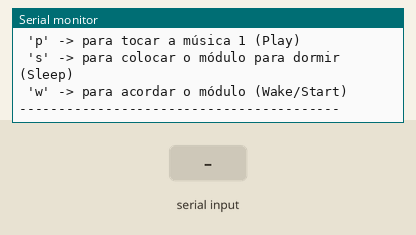
Recording of a sketch running on a simulated Arduino Uno, built with avr-gcc and run on an emulated ATmega328P. On the bench: the last lines printed to the serial monitor. Inputs (shaded band) come from the test bench. The audio player accepts every command and is not drawn.

Above: at 4.7 s.
4.8 s: "p" received over Serial
At 5.6 s:
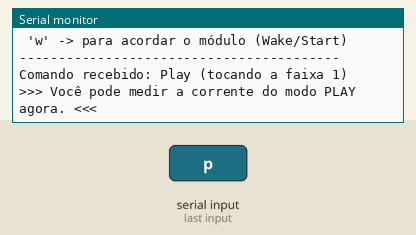
6.3 s: "s" received over Serial
At 6.8 s:
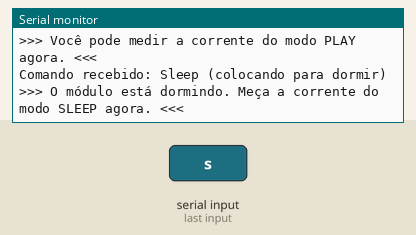
7.8 s: "w" received over Serial
At 10.0 s:
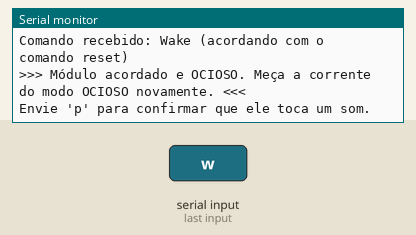

The sketch:

testeDFPlayermini.ino
```cpp
/**
 * @file Teste_DFPlayer_Sleep.ino
 * @brief Sketch de teste isolado para o módulo DFPlayer Mini.
 * @details Este código permite testar as funções de play, sleep (dormir) e
 * start (acordar) do módulo, com feedback via Monitor Serial.
 * É ideal para verificar o funcionamento e medir o consumo de
 * corrente em diferentes estados.
 * * @author DevHelper Gem (baseado na biblioteca DFRobot)
 * @date   16/09/2025
 */

// =================================================================
// BIBLIOTECAS
// =================================================================
#include "SoftwareSerial.h"
#include "DFRobotDFPlayerMini.h"

// =================================================================
// CONFIGURAÇÃO DA FIAÇÃO (Altere os pinos se necessário)
// =================================================================
// Conecte o pino RX do DFPlayer ao pino TX do ESP32 (GPIO 17)
// Conecte o pino TX do DFPlayer ao pino RX do ESP32 (GPIO 16) através de um resistor de 1K ohm.
//
// DIAGRAMA DE FIAÇÃO:
// ----------------------------------------------------
// | ESP32 Pin | Componente                 | Conexão  |
// |-----------|----------------------------|----------|
// |   VIN/5V  | DFPlayer Pin VCC           | VCC (5V) |
// |    GND    | DFPlayer Pin GND           | GND      |
// |  GPIO 16  | Resistor 1K -> DFPlayer TX | RX2      |
// |  GPIO 17  | DFPlayer Pin RX            | TX2      |
// |    -      | DFPlayer Pin SPK_1         | Alto-falante + |
// |    -      | DFPlayer Pin SPK_2         | Alto-falante - |
// ----------------------------------------------------

// Pinos para a comunicação Serial por Software
const int pinoRxDFPlayer = 16;
const int pinoTxDFPlayer = 17;

// Cria os objetos
SoftwareSerial mySoftwareSerial(pinoRxDFPlayer, pinoTxDFPlayer); // RX, TX
DFRobotDFPlayerMini myDFPlayer;

// =================================================================
// PREPARAÇÃO DO CARTÃO SD (MUITO IMPORTANTE!)
// =================================================================
// 1. Formate o cartão MicroSD como FAT16 ou FAT32.
// 2. Crie uma pasta chamada "mp3" na raiz do cartão.
// 3. Coloque seus arquivos de áudio DENTRO da pasta "mp3".
// 4. Renomeie os arquivos para "0001.mp3", "0002.mp3", etc.

void setup() {
  // Inicia a comunicação com o computador (Monitor Serial)
  Serial.begin(115200);
  Serial.println();
  Serial.println(F("Iniciando teste do DFPlayer Mini..."));

  // Inicia a comunicação com o DFPlayer
  mySoftwareSerial.begin(9600);

   // Tenta inicializar o DFPlayer
   if (!myDFPlayer.begin(mySoftwareSerial)) {
     Serial.println(F("ERRO: Não foi possível inicializar o DFPlayer Mini."));
     Serial.println(F("Por favor, verifique:"));
     Serial.println(F(" - Fiação (RX, TX, VCC, GND)"));
     Serial.println(F(" - Cartão SD inserido e formatado corretamente"));
     Serial.println(F(" - Arquivos na pasta /mp3/ com nomes 0001.mp3, etc."));
    // while (true); // Trava a execução se houver erro
   }

  Serial.println(F("DFPlayer Mini inicializado com sucesso!"));
  Serial.println(F("-----------------------------------------"));

   myDFPlayer.volume(30);  // Define o volume (0 a 30)
   myDFPlayer.play(1);     // Toca a primeira música para confirmar que está funcionando

  delay(3000); // Espera um pouco

  Serial.println(F("Setup concluído. O módulo está ocioso (IDLE)."));
  Serial.println(F(">>> Você pode medir a corrente do modo OCIOSO agora. <<<"));
  Serial.println(F("-----------------------------------------"));
  Serial.println(F("Envie comandos pelo Monitor Serial:"));
  Serial.println(F(" 'p' -> para tocar a música 1 (Play)"));
  Serial.println(F(" 's' -> para colocar o módulo para dormir (Sleep)"));
  Serial.println(F(" 'w' -> para acordar o módulo (Wake/Start)"));
  Serial.println(F("-----------------------------------------"));
}

void loop() {
  // Verifica se um comando foi enviado pelo Monitor Serial
  if (Serial.available()) {
    char command = Serial.read();

    switch (command) {
      case 'p':
        Serial.println(F("Comando recebido: Play (tocando a faixa 1)"));
        Serial.println(F(">>> Você pode medir a corrente do modo PLAY agora. <<<"));
        myDFPlayer.play(1);
        break;

      case 's':
        Serial.println(F("Comando recebido: Sleep (colocando para dormir)"));
        myDFPlayer.sleep();
        Serial.println(F(">>> O módulo está dormindo. Meça a corrente do modo SLEEP agora. <<<"));
        break;

      case 'w':
        Serial.println(F("Comando recebido: Wake (acordando com o comando reset)"));
        myDFPlayer.reset();
        mySoftwareSerial.begin(9600);
        delay(1000); // Pequena pausa para garantir que o módulo acordou
        Serial.println(F(">>> Módulo acordado e OCIOSO. Meça a corrente do modo OCIOSO novamente. <<<"));
        Serial.println(F("Envie 'p' para confirmar que ele toca um som."));
        break;
    }
  }
}
```

Measured:
- after the input at 4.8 s, the serial monitor: prints a new line at once (image 1)
- after the input at 6.3 s, the serial monitor: prints a new line at once (image 2)
- after the input at 7.8 s, the serial monitor: prints a new line at once (image 3)
